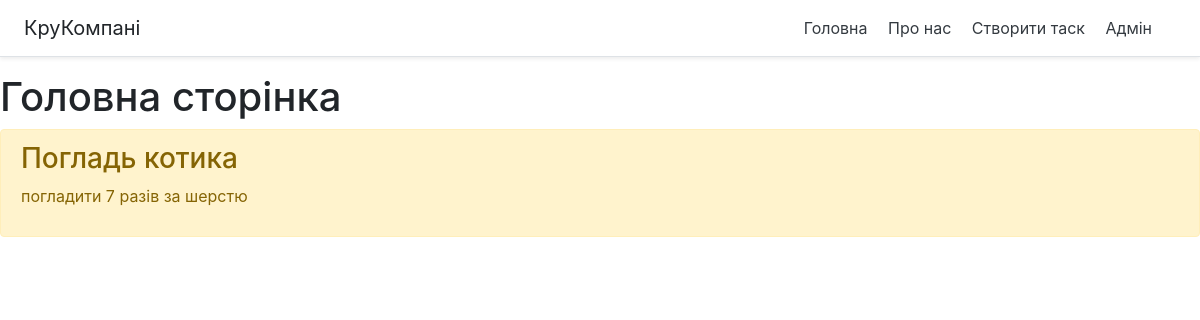
The app's page /, older data.
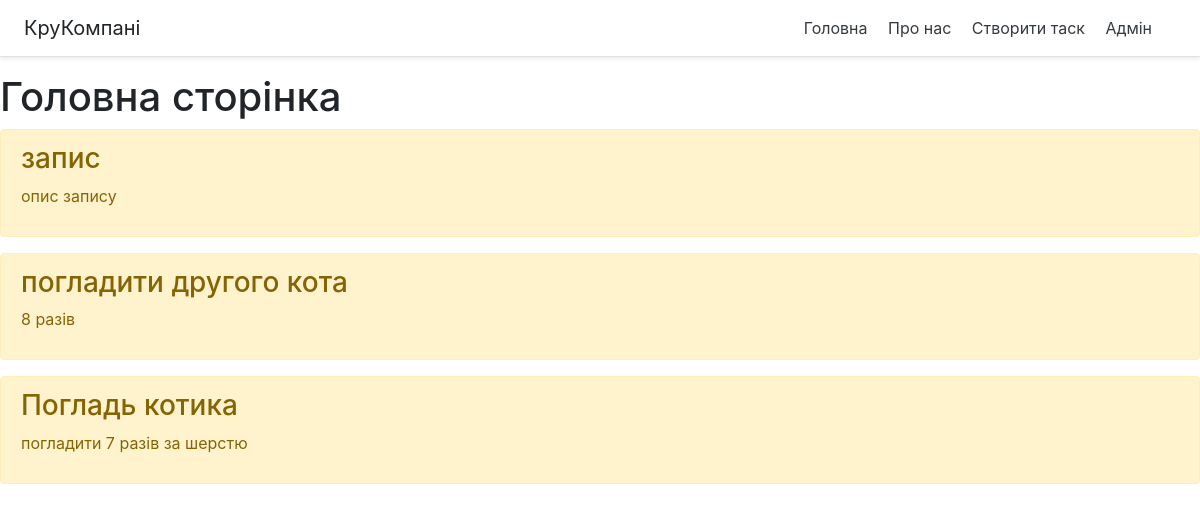
The same page, newer data.
### main/models.py (models this page shows, shortened)
class Task(models.Model):
    title = models.CharField('Назва', max_length=50)
    task = models.TextField('Опис')
    class Meta:
        verbose_name = 'Задача'
        verbose_name_plural = 'Задачі'

### main/views.py (the view)
# urls.py: path('', views.index, name='home'),
def index(request):
    tasks = Task.objects.order_by('-id')
    return render(request, 'main/index.html', {'title': 'Главная страница сайта', 'tasks': tasks})

### main/templates/main/index.html (shortened to what this page needs)
{% extends 'main/base.html' %}
{% block content %}
    <h1>Головна сторінка</h1>
    {% if tasks %}
        {% for element in tasks %}
            <div class="alert alert-warning mt-2">
                <h3>{{ element.title }}</h3>
                <p>{{ element.task }}</p>
            </div>
        {% endfor %}
    {% else %}
        <p>У нас немає записів!</p>
    {% endif %}
{% endblock %}

Row changes from the older to the newer data that the page shows:
added Task: title "запис", task "опис запису"
added Task: title "погладити другого кота", task "8 разів"
